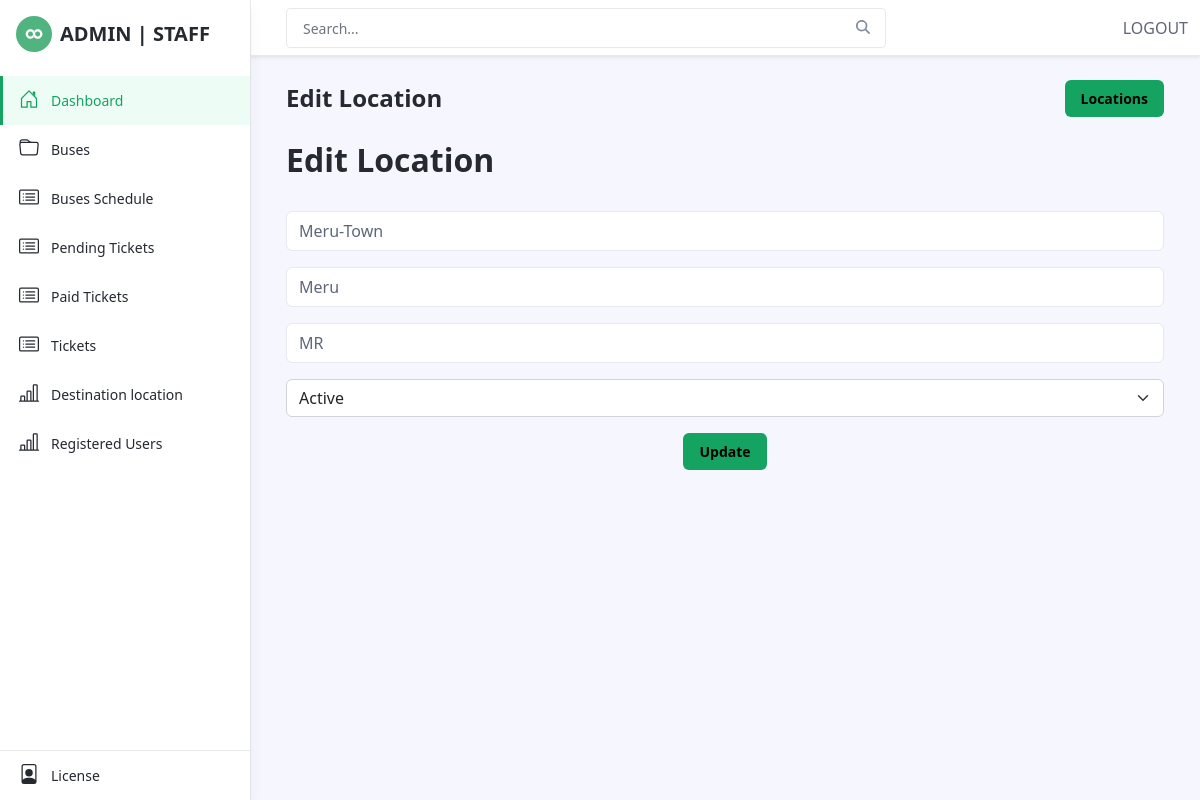
Screenshot of /admin/edit_location.php?id=1 (signed in) with the database file from the repository.
### tables this page shows
CREATE TABLE `location` (
  `id` int(30) NOT NULL,
  `terminal_name` text NOT NULL,
  `city` varchar(250) NOT NULL,
  `state` varchar(250) NOT NULL,
  `status` tinyint(1) NOT NULL DEFAULT 1 COMMENT '0= inactive , 1= active',
  `date_updated` datetime NOT NULL DEFAULT current_timestamp() ON UPDATE current_timestamp()
);

### admin/edit_location.php (the view, shortened to what this page needs)
<?php
include("inc/header.php");
require_once("db-connect/config.php");
if (isset($_GET['id']) && is_numeric($_GET['id'])) {
$locationId = $_GET['id'];
$selectQuery = "SELECT * FROM location WHERE id = :locationId";
$stmt = $conn->prepare($selectQuery);
$stmt->bindParam(':locationId', $locationId, PDO::PARAM_INT);
$stmt->execute();
$locationData = $stmt->fetch(PDO::FETCH_ASSOC);
} else {
header("Location: location.php");
exit();
}
?>
<body class="app">
    <?php include("inc/sidebar.php"); ?>
    <div class="app-wrapper">
        <div class="app-content pt-3 p-md-3 p-lg-4">
            <div class="container-xl">
                <div class="row g-3 mb-4 align-items-center justify-content-between">
                    <div class="col-auto">
                        <h1 class="app-page-title mb-0">Edit Location</h1>
                    </div>
                    <div class="col-auto">
                        <a href="location.php" class="btn btn-primary">Locations</a>
                    </div>
                </div>
                <div class="row g-4">
                    <h2>Edit Location</h2>
                    <form action="#" method="POST">
                        <div class="name mb-3">
                            <input id="terminal-name" name="terminal_name" type="text" class="form-control name"
                                value="<?php echo $locationData['terminal_name']; ?>">
                        </div>
                        <div class="name mb-3">
                            <input id="city" name="city" type="text" class="form-control name"
                                value="<?php echo $locationData['city']; ?>">
                        </div>
                        <div class="bus_number mb-3">
                            <input id="state" name="state" type="text" class="form-control bus-number"
                                value="<?php echo $locationData['state']; ?>">
                        </div>
                        <div class="bus_number mb-3">
                            <select name="status" class="form-select">
                                <option class="form-option" value="1"
                                    <?php if ($locationData['status'] == 1) echo 'selected'; ?>>Active</option>
                            </select>
                        </div>
                        <div class="text-center">
                            <input id="submit" name="update" type="submit" class="btn btn-primary" value="Update">
                        </div>
                    </form>
                </div>
            </div>
        </div>
    </div>
</body>
</html>

### rows the page displays
location: terminal_name "Meru-Town", city "Meru", state "MR", status "Active"
